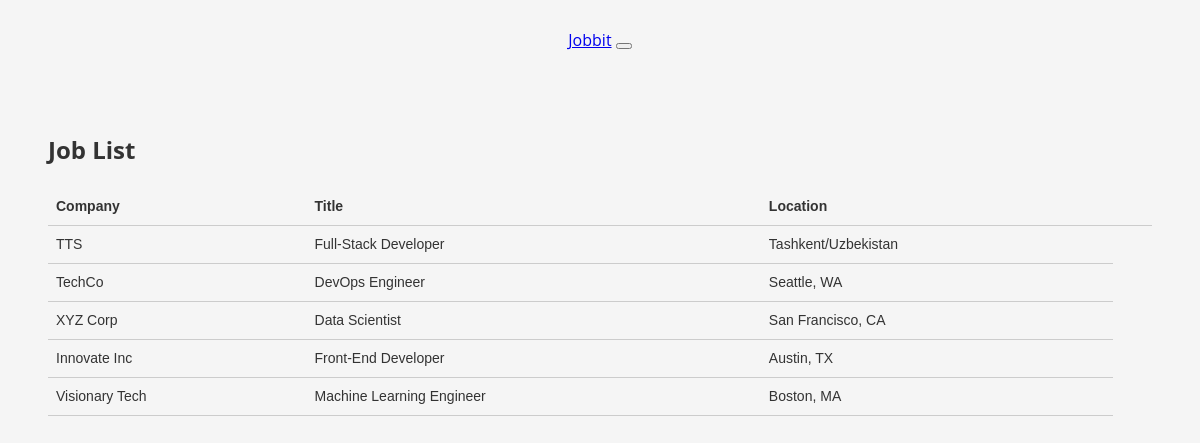
Screenshot of /jobs/ with the database file from the repository.
### jobbit/models.py (models this page shows, shortened)
class Job(models.Model):
    company = models.CharField(max_length=255)
    title = models.CharField(max_length=255)
    description = models.TextField()
    location = models.CharField(max_length=255)
    salary = models.CharField(max_length=255)
    id = models.AutoField(primary_key=True) # add this field

### jobbit/views.py (the view)
# urls.py: path('jobs/', views.job_list, name='job_list'),
def job_list(request):
    if request.method == 'POST':
        jobs = scrape_jobs()
        for job in jobs:
            job.save()
    else:
        jobs = Job.objects.all()
    context = {
        'jobs': jobs
    }
    return render(request, 'job_list.html', context)

### jobbit/templates/job_list.html
{% extends 'base.html' %}
{% block content %}
<div class="container mt-3">
    <h2 class="mb-3">Job List</h2>
    <table class="table table-striped table-hover">
        <thead>
            <tr>
                <th>Company</th>
                <th>Title</th>
                <th>Location</th>
                <th></th>
            </tr>
        </thead>
        <tbody>
            {% for job in jobs %}
            <tr>
                <td>{{ job.company }}</td>
                <td>{{ job.title }}</td>
                <td>{{ job.location }}</td>
            </tr>
            {% empty %}
            <tr>
                <td colspan="5">No jobs found.</td>
            </tr>
            {% endfor %}
        </tbody>
    </table>
</div>
{% endblock content %}

### jobbit/templates/base.html (shortened to what this page needs)
{% load static %}
<!DOCTYPE html>
<html>
<head>
  <link rel="stylesheet" type="text/css" href="{% static 'styles.css' %}">
</head>
<body>
  <nav class="navbar navbar-expand-lg navbar-dark">
    <div class="container">
      <a class="navbar-brand" href="{% url 'job_list' %}">Jobbit</a>
      <button class="navbar-toggler" type="button" data-toggle="collapse" data-target="#navbarNav" aria-controls="navbarNav" aria-expanded="false" aria-label="Toggle navigation">
      </button>
    </div>
  </nav>
  <div class="container">
    {% block content %}
    {% endblock %}
  </div>
</body>
</html>

### static/styles.css (style rules this page uses)
body { font-family: "Open Sans", sans-serif; font-size: 16px; line-height: 1.5; color: #333333; background-color: #f5f5f5; }
nav { display: flex; justify-content: space-between; align-items: center; }
.container { max-width: 1200px; margin: 0 auto; padding: 20px; }
table { border-collapse: collapse; width: 100%; font-family: Arial, sans-serif; color: #333333; font-size: 14px; }
th, td { text-align: left; padding: 8px; border-bottom: 1px solid #cccccc; }
th { background-color: #f5f5f5; font-weight: bold; }

### rows the page displays
Job: company "TTS", title "Full-Stack Developer", location "Tashkent/Uzbekistan"
Job: company "TechCo", title "DevOps Engineer", location "Seattle, WA"
Job: company "XYZ Corp", title "Data Scientist", location "San Francisco, CA"
Job: company "Innovate Inc", title "Front-End Developer", location "Austin, TX"
Job: company "Visionary Tech", title "Machine Learning Engineer", location "Boston, MA"
